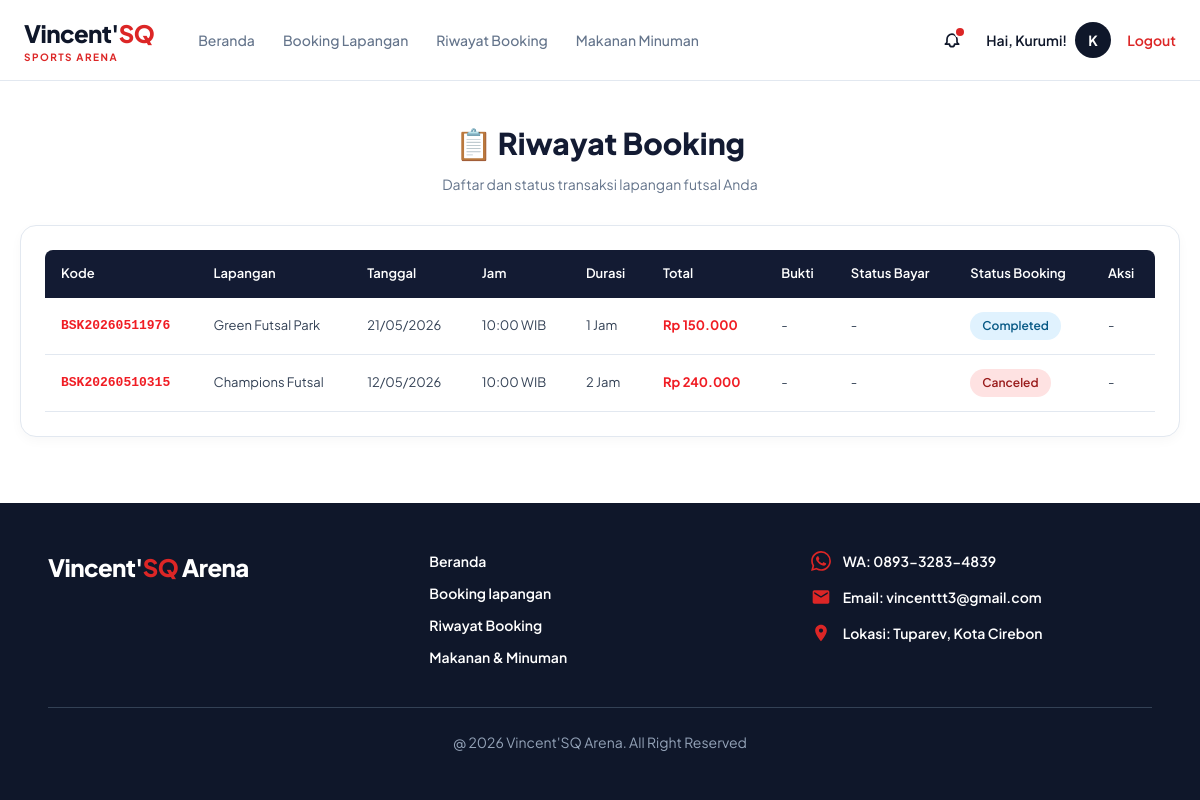
Page /Frontend/pages/Riwayat_Booking.php (signed in) on the committed database.
### tables this page shows
CREATE TABLE `booking` (
  `id` int(11) NOT NULL,
  `id_user` int(11) NOT NULL,
  `id_lapangan` int(11) NOT NULL,
  `kode_booking` varchar(20) NOT NULL,
  `tanggal` date NOT NULL,
  `jam_mulai` time NOT NULL,
  `durasi` int(11) NOT NULL DEFAULT 1,
  `total_harga` int(11) NOT NULL,
  `catatan` text DEFAULT NULL,
  `bukti_pembayaran` varchar(255) DEFAULT NULL,
  `status` enum('pending','confirmed','completed','canceled') DEFAULT 'pending',
  `created_at` datetime DEFAULT current_timestamp()
);

CREATE TABLE `lapangan` (
  `id` int(11) NOT NULL,
  `nama_lapangan` varchar(100) NOT NULL,
  `deskripsi` text DEFAULT NULL,
  `lokasi` text DEFAULT NULL,
  `harga_per_jam` int(11) NOT NULL,
  `foto` varchar(255) DEFAULT NULL,
  `status` enum('aktif','nonaktif') DEFAULT 'aktif',
  `created_at` datetime DEFAULT current_timestamp()
);

### Frontend/pages/Riwayat_Booking.php (the view, shortened to what this page needs)
<?php
include '../../config/database.php';
$id_user = $_SESSION['user_id'];
include '../includes/header.php';
$query = "SELECT b.*, l.nama_lapangan
          FROM booking b
          JOIN lapangan l ON b.id_lapangan = l.id
          WHERE b.id_user = ?
          ORDER BY b.created_at DESC";
$stmt = mysqli_prepare($conn, $query);
mysqli_stmt_bind_param($stmt, "i", $id_user);
mysqli_stmt_execute($stmt);
$result = mysqli_stmt_get_result($stmt);
?>
<div class="container">
    <div class="page-header">
        <h1>📋 Riwayat Booking</h1>
        <p>Daftar dan status transaksi lapangan futsal Anda</p>
    </div>
    <div class="table-container">
        <?php if (mysqli_num_rows($result) > 0): ?>
        <table>
            <thead>
                <tr>
                    <th>Kode</th>
                    <th>Lapangan</th>
                    <th>Tanggal</th>
                    <th>Jam</th>
                    <th>Durasi</th>
                    <th>Total</th>
                    <th>Bukti</th>
                    <th>Status Bayar</th>
                    <th>Status Booking</th>
                    <th>Aksi</th>
                </tr>
            </thead>
            <tbody>
                <?php while ($booking = mysqli_fetch_assoc($result)): ?>
                <tr>
                    <td class="kode-booking"><?= htmlspecialchars($booking['kode_booking']); ?></td>
                    <td><?= htmlspecialchars($booking['nama_lapangan']); ?></td>
                    <td><?= date('d/m/Y', strtotime($booking['tanggal'])); ?></td>
                    <td><?= date('H:i', strtotime($booking['jam_mulai'])); ?> WIB</td>
                    <td><?= htmlspecialchars($booking['durasi']); ?> Jam</td>
                    <td style="font-weight:700; color:var(--hm-red);">Rp <?= number_format($booking['total_harga'], 0, ',', '.'); ?></td>
                    <td>
                        <?php if (!empty($booking['bukti_pembayaran']) && file_exists('../assets/uploads/bukti/' . $booking['bukti_pembayaran'])): ?>
                            <a href="../assets/uploads/bukti/<?= rawurlencode($booking['bukti_pembayaran']); ?>" target="_blank" class="btn-action btn-view">📎 Lihat</a>
                        <?php else: ?>
                            <?php if ($booking['status'] == 'pending'): ?>
                                <a href="upload_bukti.php?id=<?= $booking['id']; ?>" class="btn-action btn-upload">📤 Upload</a>
                            <?php else: ?>
                                -
                            <?php endif; ?>
                        <?php endif; ?>
                    </td>
                    <td>
                        <?php if ($booking['status'] == 'confirmed'): ?>
                            <span class="status-badge status-confirmed">✅ Lunas</span>
                        <?php elseif ($booking['status'] == 'pending' && !empty($booking['bukti_pembayaran'])): ?>
                            <span class="status-badge status-pending">🔄 Verifikasi</span>
                        <?php elseif ($booking['status'] == 'pending'): ?>
                            <span class="status-badge status-pending">⏳ Belum Bayar</span>
                        <?php else: ?>
                            -
                        <?php endif; ?>
                    </td>
                    <td>
                        <?php
                        $status_class = '';
                        switch($booking['status']) {
                            case 'completed': $status_class = 'status-completed'; break;
                            case 'canceled': $status_class = 'status-canceled'; break;
                        }
                        ?>
                        <span class="status-badge <?= $status_class; ?>"><?= ucfirst($booking['status']); ?></span>
                    </td>
                    <td>
                        <?php if ($booking['status'] == 'pending'): ?>
                            <a href="batalkan_booking.php?id=<?= $booking['id']; ?>" class="btn-action btn-cancel" onclick="return confirm('Yakin ingin membatalkan booking ini?')">Batalkan</a>
                        <?php else: ?>
                            -
                        <?php endif; ?>
                    </td>
                </tr>
                <?php endwhile; ?>
            </tbody>
        </table>
        <?php endif; ?>
    </div>
</div>
<?php include '../includes/footer.php'; ?>

### Frontend/pages/Riwayat_Booking.php (style rules this page uses)
:root { --hm-navy: #131b33; --hm-red: #f01d24; --hm-ok: #16a34a; --hm-line: #e2e8f0; --hm-muted: #64748b; }
body { display: flex; flex-direction: column; min-height: 100vh; background-color: #f8fafc; }
.container { flex: 1; max-width: 1200px; margin: 0 auto; padding: 40px 20px; width: 100%; box-sizing: border-box; }
.page-header { margin-bottom: 30px; text-align: center; }
.page-header h1 { font-size: 30px; font-weight: 800; color: var(--hm-navy); margin: 0 0 8px 0; }
.page-header p { color: var(--hm-muted); font-size: 14px; margin: 0; }
.table-container { background: white; border-radius: 16px; padding: 24px; border: 1px solid var(--hm-line); box-shadow: 0 4px 12px rgba(0,0,0,0.03); overflow-x: auto; }
table { width: 100%; border-collapse: collapse; }
th { background: var(--hm-navy); color: white; padding: 14px 16px; text-align: left; font-size: 13px; font-weight: 600; }
th:first-child { border-top-left-radius: 8px; }
th:last-child { border-top-right-radius: 8px; }
td { padding: 14px 16px; text-align: left; border-bottom: 1px solid var(--hm-line); font-size: 13px; color: #334155; }
.status-badge { padding: 5px 12px; border-radius: 20px; font-size: 12px; font-weight: 600; display: inline-block; }
.status-completed { background: #e0f2fe; color: #075985; }
.status-canceled { background: #fee2e2; color: #991b1b; }
.kode-booking { font-family: monospace; font-weight: 700; color: var(--hm-red); }

### rows in the picture
booking: kode_booking "BSK20260511976", id_lapangan.nama_lapangan "Green Futsal Park", tanggal "21/05/2026", jam_mulai "10:00", durasi "1", total_harga "150.000", status "Completed"
booking: kode_booking "BSK20260510315", id_lapangan.nama_lapangan "Champions Futsal", tanggal "12/05/2026", jam_mulai "10:00", durasi "2", total_harga "240.000", status "Canceled"

### other values in the picture
$nama "Kurumi"
substr($nama, 0, 1) "K"
